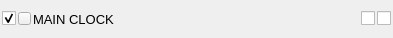
<?xml version="1.0" encoding="UTF-8"?>
<ui version="4.0">
 <class>ChannelDiplay</class>
 <widget class="QWidget" name="ChannelDiplay">
  <property name="geometry">
   <rect>
    <x>0</x>
    <y>0</y>
    <width>393</width>
    <height>38</height>
   </rect>
  </property>
  <property name="minimumSize">
   <size>
    <width>40</width>
    <height>30</height>
   </size>
  </property>
  <property name="windowTitle">
   <string>Form</string>
  </property>
  <layout class="QHBoxLayout" name="horizontalLayout" stretch="0,0,1,1,0,0">
   <property name="spacing">
    <number>2</number>
   </property>
   <property name="leftMargin">
    <number>2</number>
   </property>
   <property name="topMargin">
    <number>0</number>
   </property>
   <property name="rightMargin">
    <number>2</number>
   </property>
   <property name="bottomMargin">
    <number>0</number>
   </property>
   <item>
    <widget class="QCheckBox" name="display">
     <property name="minimumSize">
      <size>
       <width>13</width>
       <height>13</height>
      </size>
     </property>
     <property name="text">
      <string/>
     </property>
     <property name="checked">
      <bool>true</bool>
     </property>
    </widget>
   </item>
   <item>
    <widget class="QPushButton" name="color_btn">
     <property name="sizePolicy">
      <sizepolicy hsizetype="Fixed" vsizetype="Fixed">
       <horstretch>0</horstretch>
       <verstretch>0</verstretch>
      </sizepolicy>
     </property>
     <property name="minimumSize">
      <size>
       <width>13</width>
       <height>13</height>
      </size>
     </property>
     <property name="maximumSize">
      <size>
       <width>13</width>
       <height>13</height>
      </size>
     </property>
     <property name="autoFillBackground">
      <bool>false</bool>
     </property>
     <property name="text">
      <string/>
     </property>
     <property name="flat">
      <bool>false</bool>
     </property>
    </widget>
   </item>
   <item>
    <widget class="QLabel" name="name">
     <property name="sizePolicy">
      <sizepolicy hsizetype="Minimum" vsizetype="Preferred">
       <horstretch>0</horstretch>
       <verstretch>0</verstretch>
      </sizepolicy>
     </property>
     <property name="minimumSize">
      <size>
       <width>0</width>
       <height>26</height>
      </size>
     </property>
     <property name="font">
      <font>
       <pointsize>10</pointsize>
       <kerning>true</kerning>
      </font>
     </property>
     <property name="mouseTracking">
      <bool>false</bool>
     </property>
     <property name="text">
      <string>MAIN CLOCK</string>
     </property>
     <property name="textFormat">
      <enum>Qt::PlainText</enum>
     </property>
     <property name="textInteractionFlags">
      <set>Qt::LinksAccessibleByMouse</set>
     </property>
    </widget>
   </item>
   <item>
    <widget class="QLabel" name="value">
     <property name="minimumSize">
      <size>
       <width>75</width>
       <height>0</height>
      </size>
     </property>
     <property name="text">
      <string/>
     </property>
     <property name="textFormat">
      <enum>Qt::PlainText</enum>
     </property>
     <property name="alignment">
      <set>Qt::AlignRight|Qt::AlignTrailing|Qt::AlignVCenter</set>
     </property>
    </widget>
   </item>
   <item>
    <widget class="QCheckBox" name="ylink">
     <property name="toolTip">
      <string>enable common Y axis</string>
     </property>
     <property name="text">
      <string/>
     </property>
    </widget>
   </item>
   <item>
    <widget class="QCheckBox" name="individual_axis">
     <property name="text">
      <string/>
     </property>
    </widget>
   </item>
  </layout>
 </widget>
 <resources/>
 <connections/>
</ui>
